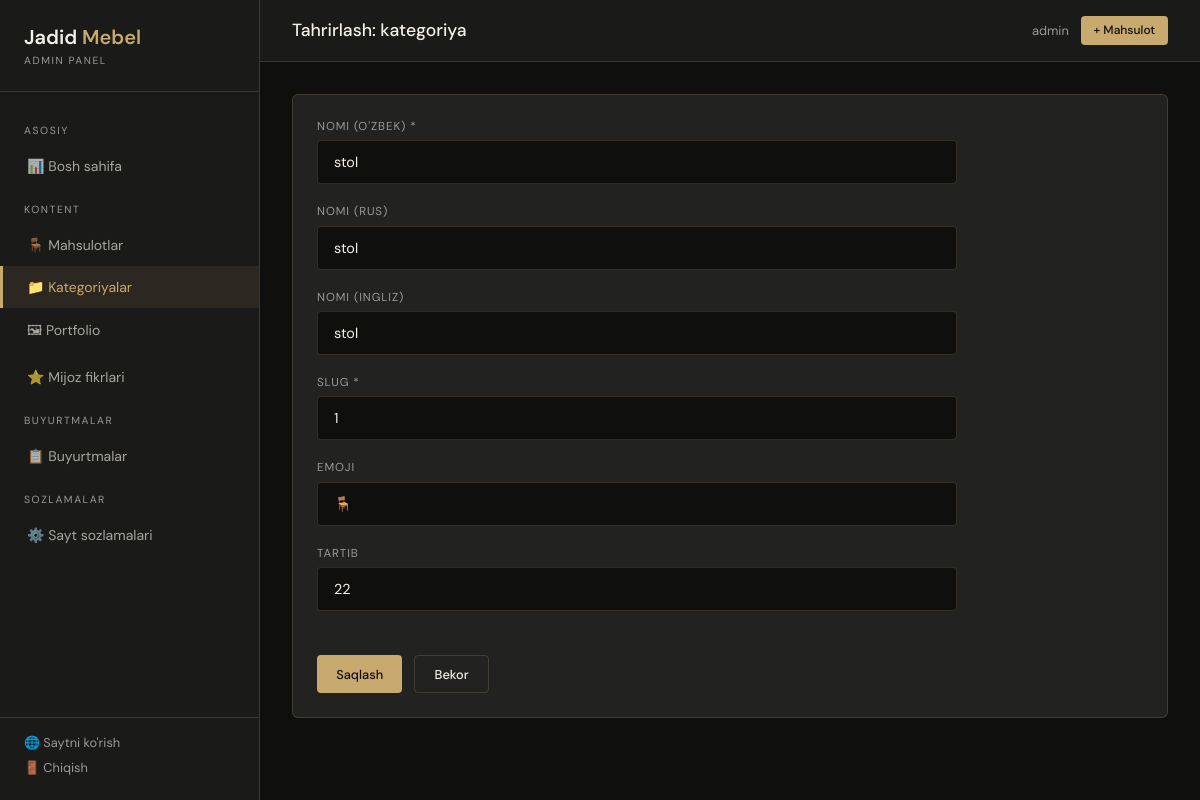
Screenshot of /dashboard/kategoriyalar/1/tahrirlash/ (signed in) with the database file from the repository.
### main/models.py (models this page shows, shortened)
class TranslatableMixin:
    def get_t(self, field):
        lang = get_lang()
        for code in (lang, 'uz', 'ru', 'en'):
            val = getattr(self, f'{field}_{code}', None)
            if val:
                return val
        return ''

class Category(TranslatableMixin, models.Model):
    name_uz = models.CharField(max_length=100, verbose_name="Nomi (O'zbek)")
    name_ru = models.CharField(max_length=100, blank=True, verbose_name='Nomi (Rus)')
    name_en = models.CharField(max_length=100, blank=True, verbose_name='Nomi (Ingliz)')
    slug = models.SlugField(unique=True)
    icon = models.CharField(max_length=50, blank=True, default='🪑', verbose_name="Emoji belgisi")
    order = models.PositiveIntegerField(default=0, verbose_name="Tartib")
    class Meta:
        verbose_name = "Kategoriya"
        verbose_name_plural = "Kategoriyalar"
        ordering = ['order']

### dashboard/views.py (the view)
# urls.py: path('kategoriyalar/<int:pk>/tahrirlash/', views.category_edit, name='dashboard_category_edit'),
@login_required
def category_edit(request, pk):
    category = get_object_or_404(Category, pk=pk)
    if request.method == 'POST':
        fill_category(request.POST, category)
        category.save()
        messages.success(request, "✅ Kategoriya tahrirlandi!")
        return redirect('dashboard_category_list')
    return render(request, 'dashboard/category_form.html', {'category': category, 'action': 'Tahrirlash'})

### dashboard/context_processors.py (called while the page is built)
def dashboard_stats(request):
    if request.path.startswith('/dashboard/') and request.user.is_authenticated:
        return {'new_orders_count': Order.objects.filter(status='new').count()}
    return {'new_orders_count': 0}

### main/context_processors.py (called while the page is built)
def site_settings(request):
    settings_obj, _ = SiteSettings.objects.get_or_create(pk=1)
    return {'settings': settings_obj}

def language_switcher(request):
    current = translation.get_language() or settings.LANGUAGE_CODE
    languages = []
    for code, label in settings.LANGUAGES:
        try:
            url = translate_url(request.path, code) if request.path else f'/{code}/'
        except Exception:
            url = f'/{code}/'
        languages.append({
            'code': code,
            'label': label,
            'url': url,
            'active': current[:2] == code,
        })
    return {
        'current_language': current[:2],
        'language_choices': languages,
    }

### templates/dashboard/category_form.html (shortened to what this page needs)
{% extends 'dashboard/base.html' %}
{% block page_heading %}{{ action }}: kategoriya{% endblock %}
{% block content %}
<div class="card">
    <form method="POST" class="form-grid">
        <div class="form-group"><label>Nomi (O'zbek) *</label><input type="text" name="name_uz" value="{{ category.name_uz|default:'' }}" required></div>
        <div class="form-group"><label>Nomi (Rus)</label><input type="text" name="name_ru" value="{{ category.name_ru|default:'' }}"></div>
        <div class="form-group"><label>Nomi (Ingliz)</label><input type="text" name="name_en" value="{{ category.name_en|default:'' }}"></div>
        <div class="form-group">
            <label>Slug *</label>
            <input type="text" name="slug" value="{{ category.slug|default:'' }}" required placeholder="stol, stul...">
        </div>
        <div class="form-group">
            <label>Emoji</label>
            <input type="text" name="icon" value="{{ category.icon|default:'🪑' }}" maxlength="10">
        </div>
        <div class="form-group">
            <label>Tartib</label>
            <input type="number" name="order" value="{{ category.order|default:0 }}" min="0">
        </div>
        <div class="form-actions">
            <button type="submit" class="btn btn-gold">Saqlash</button>
            <a href="{% url 'dashboard_category_list' %}" class="btn btn-outline">Bekor</a>
        </div>
    </form>
</div>
{% endblock %}

### templates/dashboard/base.html (shortened to what this page needs)
<!DOCTYPE html>
<html lang="uz">
<head>
</head>
<body>
<aside class="sidebar" id="sidebar">
    <div class="sidebar-brand">
        Jadid <em>Mebel</em>
        <small>Admin panel</small>
    </div>
    <nav class="sidebar-nav">
        <div class="nav-section">Asosiy</div>
        <a href="{% url 'dashboard_home' %}" class="nav-link {% if request.resolver_match.url_name == 'dashboard_home' %}active{% endif %}">📊 Bosh sahifa</a>
        <div class="nav-section">Kontent</div>
        <a href="{% url 'dashboard_product_list' %}" class="nav-link {% if 'product' in request.resolver_match.url_name %}active{% endif %}">🪑 Mahsulotlar</a>
        <a href="{% url 'dashboard_category_list' %}" class="nav-link {% if 'category' in request.resolver_match.url_name %}active{% endif %}">📁 Kategoriyalar</a>
        <a href="{% url 'dashboard_portfolio_list' %}" class="nav-link {% if 'portfolio' in request.resolver_match.url_name %}active{% endif %}">🖼 Portfolio</a>
        <a href="{% url 'dashboard_review_list' %}" class="nav-link {% if 'review' in request.resolver_match.url_name %}active{% endif %}">⭐ Mijoz fikrlari</a>
        <div class="nav-section">Buyurtmalar</div>
        <a href="{% url 'dashboard_order_list' %}" class="nav-link {% if 'order' in request.resolver_match.url_name %}active{% endif %}">
            📋 Buyurtmalar
        </a>
        <div class="nav-section">Sozlamalar</div>
        <a href="{% url 'dashboard_settings' %}" class="nav-link {% if request.resolver_match.url_name == 'dashboard_settings' %}active{% endif %}">⚙️ Sayt sozlamalari</a>
    </nav>
    <div class="sidebar-footer">
        <a href="{% url 'home' %}" target="_blank">🌐 Saytni ko'rish</a>
        <a href="{% url 'dashboard_logout' %}">🚪 Chiqish</a>
    </div>
</aside>
<div class="main-wrap">
    <header class="topbar">
        <h1>{% block page_heading %}Admin panel{% endblock %}</h1>
        <div class="topbar-actions">
            <span class="topbar-user">{{ request.user.username }}</span>
            <a href="{% url 'dashboard_product_add' %}" class="btn btn-gold btn-sm">+ Mahsulot</a>
        </div>
    </header>
    <div class="content">
        {% block content %}{% endblock %}
    </div>
</div>
</body>
</html>

### templates/dashboard/base.html (style rules this page uses)
*, *::before, *::after { margin: 0; padding: 0; box-sizing: border-box; }
:root { --bg: #0f0f0d; --sidebar: #1a1a18; --card: #222220; --border: rgba(200,169,110,0.2); --gold: #c8a96e; --cream: #f5f0e8; --gray: #9a9a96; --green: #4caf50; --red: #e57373; --font: 'DM Sans', sans-serif; }
body { font-family: var(--font); background: var(--bg); color: var(--cream); min-height: 100vh; display: flex; }
.sidebar { width: 260px; background: var(--sidebar); border-right: 1px solid var(--border); display: flex; flex-direction: column; position: fixed; top: 0; left: 0; bottom: 0; z-index: 100; transition: transform 0.3s ease; }
.sidebar-brand { padding: 1.5rem; border-bottom: 1px solid var(--border); font-size: 1.25rem; font-weight: 600; }
.sidebar-brand em { color: var(--gold); font-style: normal; }
.sidebar-brand small { display: block; font-size: 0.65rem; color: var(--gray); letter-spacing: 0.15em; text-transform: uppercase; margin-top: 0.25rem; font-weight: 400; }
.sidebar-nav { flex: 1; padding: 1rem 0; overflow-y: auto; }
.nav-section { font-size: 0.65rem; letter-spacing: 0.15em; text-transform: uppercase; color: var(--gray); padding: 1rem 1.5rem 0.5rem; }
.nav-link { display: flex; align-items: center; gap: 0.75rem; padding: 0.75rem 1.5rem; color: rgba(245,240,232,0.65); text-decoration: none; font-size: 0.875rem; transition: all 0.2s; border-left: 3px solid transparent; }
.nav-link.active { background: rgba(200,169,110,0.1); color: var(--gold); border-left-color: var(--gold); }
.sidebar-footer { padding: 1rem 1.5rem; border-top: 1px solid var(--border); }
.sidebar-footer a { color: var(--gray); font-size: 0.8rem; text-decoration: none; display: block; margin-bottom: 0.5rem; }
.main-wrap { margin-left: 260px; flex: 1; min-height: 100vh; display: flex; flex-direction: column; }
.topbar { background: var(--sidebar); border-bottom: 1px solid var(--border); padding: 1rem 2rem; display: flex; align-items: center; justify-content: space-between; position: sticky; top: 0; z-index: 50; }
.topbar h1 { font-size: 1.1rem; font-weight: 500; }
.topbar-actions { display: flex; gap: 0.75rem; align-items: center; }
.topbar-user { font-size: 0.8rem; color: var(--gray); }
.content { padding: 2rem; flex: 1; }
.card { background: var(--card); border: 1px solid var(--border); border-radius: 6px; padding: 1.5rem; margin-bottom: 1.5rem; }
.btn { display: inline-flex; align-items: center; gap: 0.4rem; padding: 0.6rem 1.2rem; font-size: 0.8rem; font-weight: 500; border: none; border-radius: 4px; cursor: pointer; text-decoration: none; font-family: var(--font); transition: all 0.2s; }
.btn-gold { background: var(--gold); color: var(--bg); }
.btn-outline { background: transparent; color: var(--cream); border: 1px solid var(--border); }
.btn-sm { padding: 0.4rem 0.8rem; font-size: 0.75rem; }
.form-grid { display: grid; gap: 1.25rem; max-width: 640px; }
.form-group label { display: block; font-size: 0.72rem; letter-spacing: 0.08em; text-transform: uppercase; color: var(--gray); margin-bottom: 0.4rem; }
.form-group input, .form-group textarea, .form-group select { width: 100%; padding: 0.75rem 1rem; background: var(--bg); border: 1px solid var(--border); border-radius: 4px; color: var(--cream); font-family: var(--font); font-size: 0.9rem; }
.form-actions { display: flex; gap: 0.75rem; margin-top: 1.5rem; flex-wrap: wrap; }

### rows the page displays
Category: name_uz "stol", name_ru "stol", name_en "stol", slug "1", icon "🪑", order "22"

### other values shown
{{ action }} "Tahrirlash"
{{ request.user.username }} "admin"
